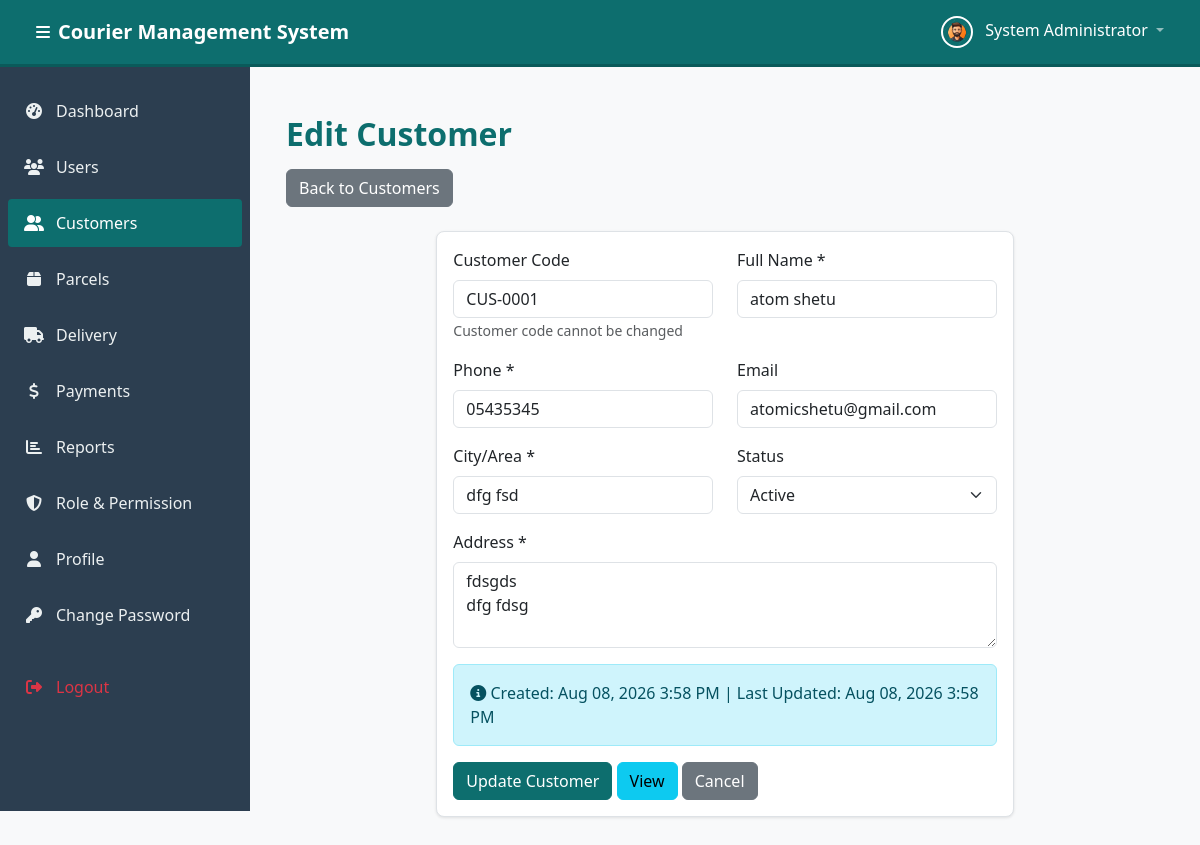
Page /modules/customers/edit.php?id=1 (signed in) on the committed database.
### tables this page shows
CREATE TABLE `customers` (
  `id` int(11) NOT NULL,
  `customer_code` varchar(20) NOT NULL,
  `full_name` varchar(100) NOT NULL,
  `phone` varchar(20) NOT NULL,
  `email` varchar(100) DEFAULT NULL,
  `address` text NOT NULL,
  `city_area` varchar(100) NOT NULL,
  `status` enum('active','inactive') NOT NULL DEFAULT 'active',
  `is_deleted` tinyint(1) NOT NULL DEFAULT 0,
  `created_by` int(11) DEFAULT NULL,
  `created_at` timestamp NOT NULL DEFAULT current_timestamp(),
  `updated_at` timestamp NOT NULL DEFAULT current_timestamp() ON UPDATE current_timestamp()
);

### modules/customers/edit.php (the view, shortened to what this page needs)
<?php
require_once '../../config/db.php';
$customerId = $_GET['id'] ?? 0;
try {
    $stmt = $pdo->prepare("SELECT * FROM customers WHERE id = :id");
    $stmt->execute(['id' => $customerId]);
    $customer = $stmt->fetch();
} catch (PDOException $e) {
    error_log("Fetch Customer Error: " . $e->getMessage());
    setFlashMessage('error', 'An error occurred while loading customer data.');
    header('Location: ' . BASE_URL . 'modules/customers/list.php');
    exit;
}
$fullName = $_POST['full_name'] ?? $customer['full_name'];
$phone = $_POST['phone'] ?? $customer['phone'];
$email = $_POST['email'] ?? $customer['email'];
$address = $_POST['address'] ?? $customer['address'];
$cityArea = $_POST['city_area'] ?? $customer['city_area'];
$status = $_POST['status'] ?? $customer['status'];
require_once '../../includes/header.php';
?>
<div class="container-fluid py-4">
    <div class="row mb-4">
        <div class="col-12">
            <h2 class="page-title">Edit Customer</h2>
            <a href="<?php echo BASE_URL; ?>modules/customers/list.php" class="btn btn-secondary">Back to Customers</a>
        </div>
    </div>
    <div class="row justify-content-center">
        <div class="col-lg-8">
            <div class="card">
                <div class="card-body">
                    <form method="POST" id="editCustomerForm">
                        <div class="row">
                            <div class="col-md-6">
                                <div class="mb-3">
                                    <label for="customer_code" class="form-label">Customer Code</label>
                                    <input type="text" class="form-control" id="customer_code"
                                           value="<?php echo htmlspecialchars($customer['customer_code']); ?>" readonly>
                                    <small class="text-muted">Customer code cannot be changed</small>
                                </div>
                            </div>
                            <div class="col-md-6">
                                <div class="mb-3">
                                    <label for="full_name" class="form-label">Full Name *</label>
                                    <input type="text" class="form-control" id="full_name" name="full_name"
                                           value="<?php echo htmlspecialchars($fullName); ?>" required>
                                </div>
                            </div>
                        </div>
                        <div class="row">
                            <div class="col-md-6">
                                <div class="mb-3">
                                    <label for="phone" class="form-label">Phone *</label>
                                    <input type="text" class="form-control" id="phone" name="phone"
                                           value="<?php echo htmlspecialchars($phone); ?>" required>
                                </div>
                            </div>
                            <div class="col-md-6">
                                <div class="mb-3">
                                    <label for="email" class="form-label">Email</label>
                                    <input type="email" class="form-control" id="email" name="email"
                                           value="<?php echo htmlspecialchars($email); ?>">
                                </div>
                            </div>
                        </div>
                        <div class="row">
                            <div class="col-md-6">
                                <div class="mb-3">
                                    <label for="city_area" class="form-label">City/Area *</label>
                                    <input type="text" class="form-control" id="city_area" name="city_area"
                                           value="<?php echo htmlspecialchars($cityArea); ?>" required>
                                </div>
                            </div>
                            <div class="col-md-6">
                                <div class="mb-3">
                                    <label for="status" class="form-label">Status</label>
                                    <select class="form-select" id="status" name="status">
                                        <option value="active" <?php echo $status === 'active' ? 'selected' : ''; ?>>Active</option>
                                    </select>
                                </div>
                            </div>
                        </div>
                        <div class="mb-3">
                            <label for="address" class="form-label">Address *</label>
                            <textarea class="form-control" id="address" name="address" rows="3" required><?php echo htmlspecialchars($address); ?></textarea>
                        </div>
                        <div class="mb-3">
                            <div class="alert alert-info">
                                <i class="fas fa-info-circle"></i> Created: <?php echo date('M d, Y g:i A', strtotime($customer['created_at'])); ?>
                                <?php if ($customer['updated_at'] != $customer['created_at']): ?>
                                    | Last Updated: <?php echo date('M d, Y g:i A', strtotime($customer['updated_at'])); ?>
                                <?php endif; ?>
                            </div>
                        </div>
                        <button type="submit" class="btn btn-primary">Update Customer</button>
                        <a href="<?php echo BASE_URL; ?>modules/customers/view.php?id=<?php echo $customer['id']; ?>" class="btn btn-info">View</a>
                        <a href="<?php echo BASE_URL; ?>modules/customers/list.php" class="btn btn-secondary">Cancel</a>
                    </form>
                </div>
            </div>
        </div>
    </div>
</div>
<?php require_once '../../includes/footer.php'; ?>

### assets/css/style.css (style rules this page uses)
:root { --accent-color: #0d6e6e; --accent-hover: #0a5a5a; --sidebar-bg: #2c3e50; --sidebar-text: #ecf0f1; --bg-light: #f8f9fa; --text-dark: #333333; --text-muted: #6c757d; --border-color: #dee2e6; }
body { font-family: 'Segoe UI', Tahoma, Geneva, Verdana, sans-serif; background-color: var(--bg-light); color: var(--text-dark); }
.page-title { color: var(--accent-color); font-weight: 600; margin-bottom: 1rem; }
.card { border: 1px solid var(--border-color); border-radius: 8px; box-shadow: 0 1px 3px rgba(0, 0, 0, 0.1); margin-bottom: 1.5rem; }
.btn-primary { background-color: var(--accent-color); border-color: var(--accent-color); }
.alert { border-radius: 6px; }
* { transition: background-color 0.2s ease, border-color 0.2s ease; }

### rows in the picture
customers: customer_code "CUS-0001", full_name "atom shetu", phone "05435345", email "atomicshetu@gmail.com", city_area "dfg fsd", status "Active", address "fdsgds dfg fdsg", created_at "Aug 08, 2026 3:58 PM", updated_at "Aug 08, 2026 3:58 PM"

### other values in the picture
SITE_NAME "Courier Management System"
$_SESSION['full_name'] "System Administrator"
